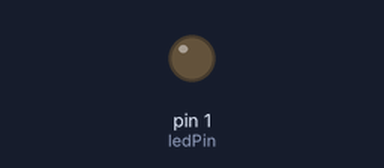
Bench run of a sketch on a simulated Arduino Uno, built with avr-gcc and run on an emulated ATmega328P. Parts: output pins drawn as LEDs (lit = HIGH).

Above: at 1.7 s.
At 4.6 s:
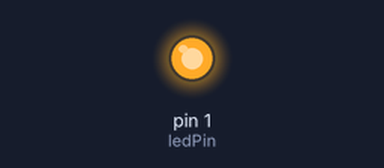
Timing chart, 0 to 12.7 s (numbered marks = the images above):
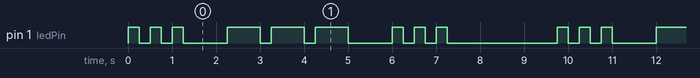

Measured:
- by itself, pin 1 (ledPin): repeats every 9.8 s: 2 × (LOW 0.25 s, HIGH 0.25 s), LOW 1.0 s, 2 × (HIGH 0.75 s, LOW 0.25 s), HIGH 0.75 s, LOW 1.0 s, 2 × (HIGH 0.25 s, LOW 0.25 s), HIGH 0.25 s, LOW 2.5 s, HIGH 0.25 s
- by itself, everything shown: repeats every 9.8 s, in 18 steps

The sketch:

aula1_ponderada.ino
```cpp
// Define o LED pin para fechar o circuito
int ledPin = 1;
int dotDuration = 250;
int dashDuration = 3 * dotDuration;
int flashGap = dotDuration;

void setup() {
  pinMode(ledPin, OUTPUT);
}

void loop() {
  // "S" em código morse são 3 flashs curtos
  flashDot(); flashDot(); flashDot();
  delay(dashDuration); // Gap between characters

  // "O" em código morse são 3 flashs longos
  flashDash(); flashDash(); flashDash();
  delay(dashDuration); // Gap between characters

  // Segundo "S"
  flashDot(); flashDot(); flashDot();
  delay(3 * dashDuration); // Gap between words
}

// Função para um flash curto
void flashDot() {
  digitalWrite(ledPin, HIGH);
  delay(dotDuration);
  digitalWrite(ledPin, LOW);
  delay(flashGap);
}

// Função para flash longo
void flashDash() {
  digitalWrite(ledPin, HIGH);
  delay(dashDuration);
  digitalWrite(ledPin, LOW);
  delay(flashGap);
}
```
